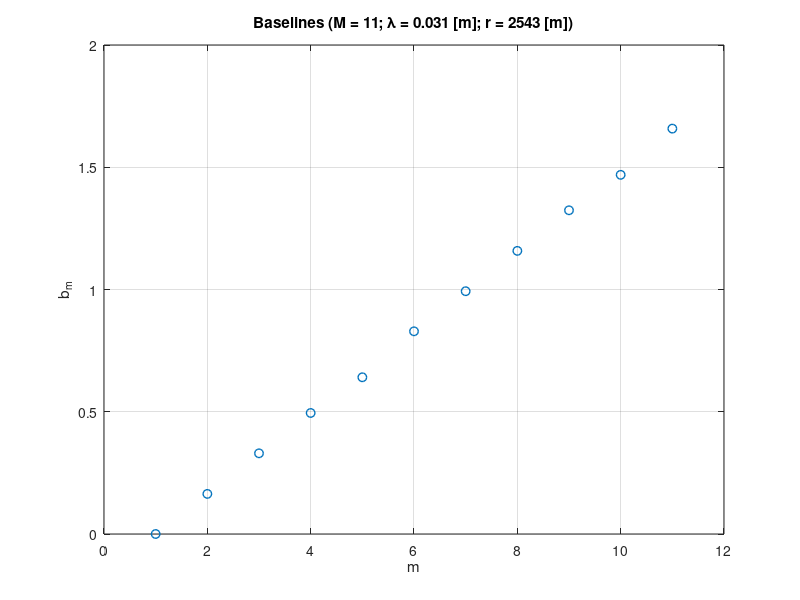

The MATLAB source for this figure: (Note: this script raises an error after producing the figure.)

% This code was written by Yexian Ren 
% E-mail: renyexian@foxmail.com, QQ: 2538715345

% draw CRLB curve

clear;clc;

%% Airborne Array-InSAR Emei Data CRLB simulation

% The airborne data incidence angle changes greatly!

lam = 0.031;
r0 = 2.543272808657184e+03;
Bv0 = [0;0.164;0.330;0.495;0.641;0.829;0.993;1.158;1.324;1.469;1.658];
M = length(Bv0);
ind = [1:M];

figure
scatter(ind(:),Bv0(:),40,'black','o','linewidth',1);
xlabel(['m']);
ylabel('b_{m}');
title(['Baselines ','(M = ',num2str(11), '; \lambda = ',num2str(0.031),' [m]; r = ',num2str(2543),' [m])']);
grid on
box on

%% Spaceborne TerraSAR Data CRLB simulation
% 
% r0 = 5.5932e5;
% c = 3e8; fre = 9.65e9; lam = c/fre;   %wavelength
% Bv0 = [185.9077,  30.3082,  47.8664,  121.2385,  -13.738,...
%    -105.257,   -115.4251,   -171.9019,  0,     -2.7988, ...
%    96.8326,   70.472,   212.0481];
% M = length(Bv0);
% ind = [1:M];
% 
% figure
% scatter(ind(:),Bv0(:),80,'black','*');
% xlabel(['m']);
% ylabel('b_{m}');
% title(['Baselines ','(M = ',num2str(13), '; \lambda = ',num2str(0.031),' [m]; r = ',num2str(559320),' [m])']);
% grid on
% box on

SNR = 5; % dB
Scale = 1.5;

% Numerical simulation (smoothing strategy)
[s_crlb,h0] = draw_Two_Scatterer_CRLB(lam,r0,Bv0,SNR,Scale);

% Approximation
[s_crlb,h1] = draw_Two_Scatterer_CRLB_2(lam,r0,Bv0,SNR,Scale);

